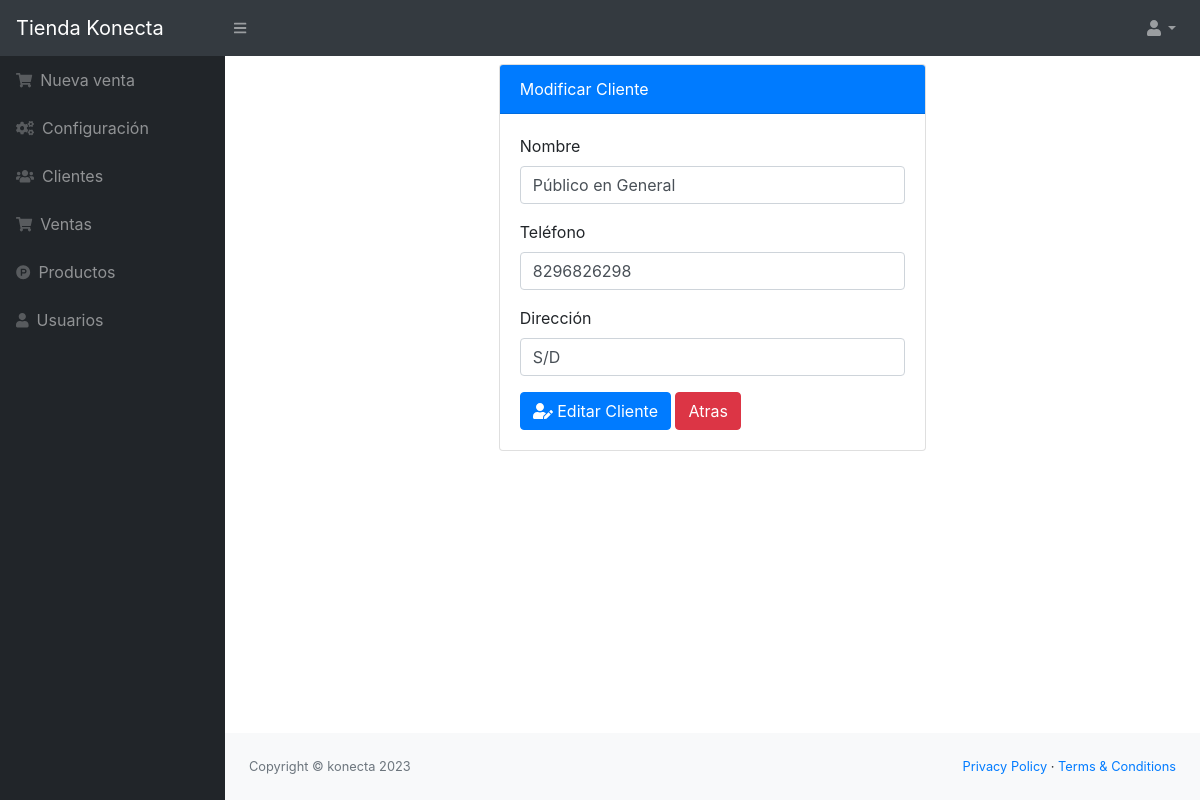
Before: /src/editar_cliente.php?id=1 (signed in) with the older database file.
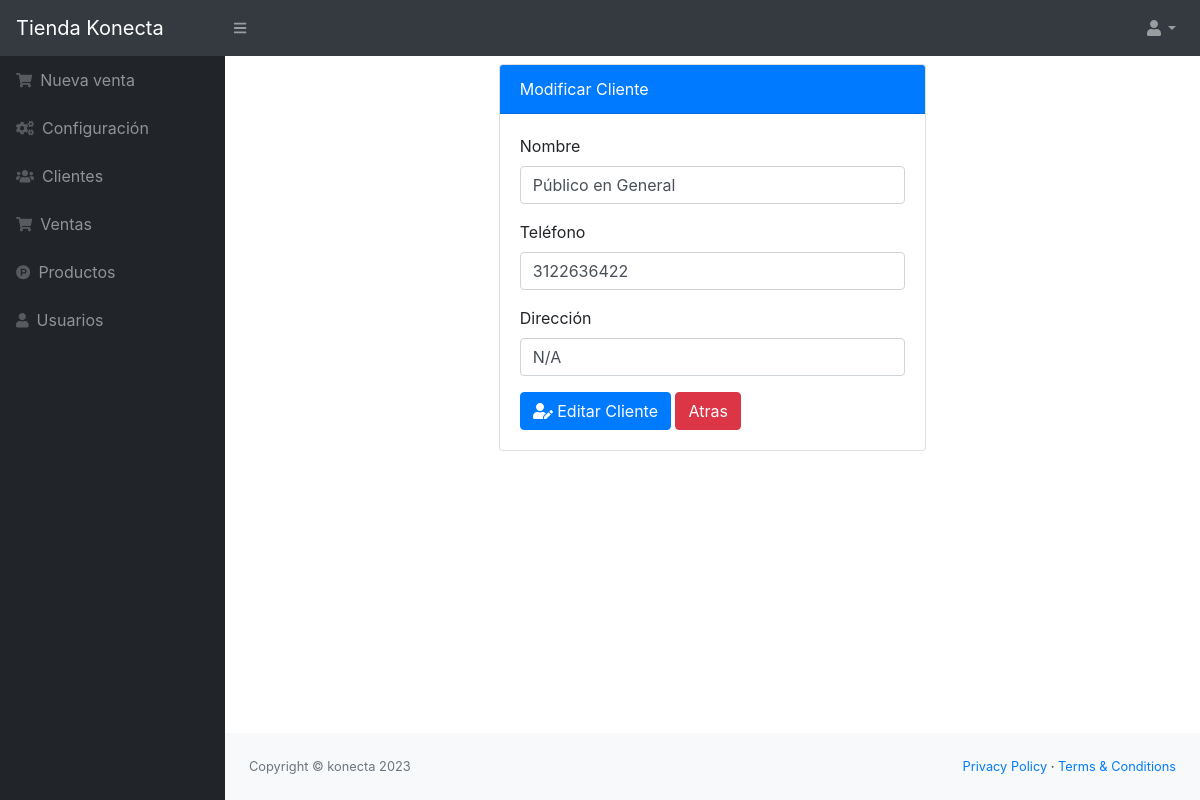
After: the same page with the newer database file.
### tables this page shows
CREATE TABLE `cliente` (
  `idcliente` int(11) NOT NULL,
  `nombre` varchar(100) NOT NULL,
  `telefono` varchar(15) NOT NULL,
  `direccion` varchar(200) NOT NULL,
  `usuario_id` int(11) NOT NULL,
  `estado` int(11) NOT NULL DEFAULT 1
);

### src/editar_cliente.php (the view, shortened to what this page needs)
<?php include_once "includes/header.php";
include "../conexion.php";
$idcliente = $_REQUEST['id'];
$sql = mysqli_query($conexion, "SELECT * FROM cliente WHERE idcliente = $idcliente");
$result_sql = mysqli_num_rows($sql);
if ($result_sql == 0) {
    header("Location: clientes.php");
} else {
    if ($data = mysqli_fetch_array($sql)) {
        $nombre = $data['nombre'];
        $telefono = $data['telefono'];
        $direccion = $data['direccion'];
    }
}
?>
<div class="container-fluid">
    <div class="row">
        <div class="col-lg-6 m-auto">
            <div class="card">
                <div class="card-header bg-primary text-white">
                    Modificar Cliente
                </div>
                <div class="card-body">
                    <form class="" action="" method="post">
                        <div class="form-group">
                            <label for="nombre">Nombre</label>
                            <input type="text" placeholder="Ingrese Nombre" name="nombre" class="form-control" id="nombre" value="<?php echo $nombre; ?>">
                        </div>
                        <div class="form-group">
                            <label for="telefono">Teléfono</label>
                            <input type="number" placeholder="Ingrese Teléfono" name="telefono" class="form-control" id="telefono" value="<?php echo $telefono; ?>">
                        </div>
                        <div class="form-group">
                            <label for="direccion">Dirección</label>
                            <input type="text" placeholder="Ingrese Direccion" name="direccion" class="form-control" id="direccion" value="<?php echo $direccion; ?>">
                        </div>
                        <button type="submit" class="btn btn-primary"><i class="fas fa-user-edit"></i> Editar Cliente</button>
                        <a href="clientes.php" class="btn btn-danger">Atras</a>
                    </form>
                </div>
            </div>
        </div>
    </div>
</div>
<?php include_once "includes/footer.php"; ?>

Changed rows visible on the page:
changed cliente "Público en General": telefono "8296826298" → "3122636422"; direccion "S/D" → "N/A"
